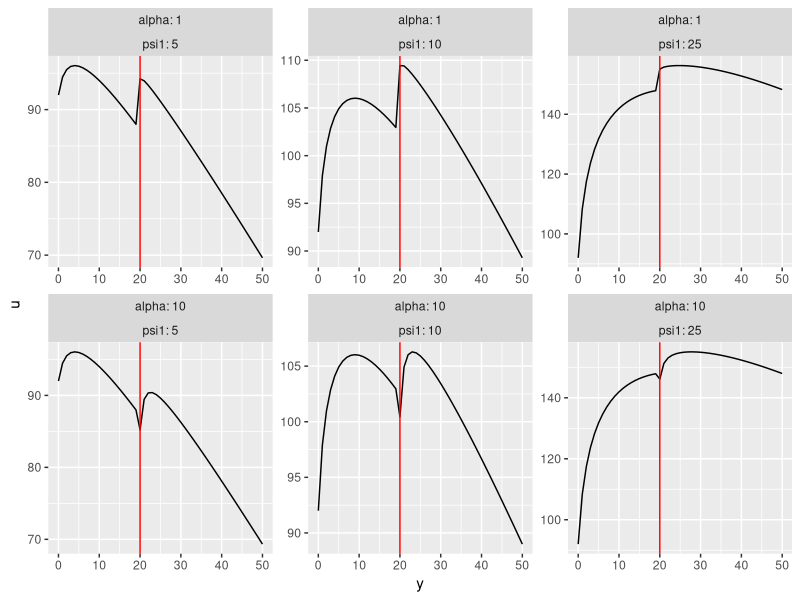
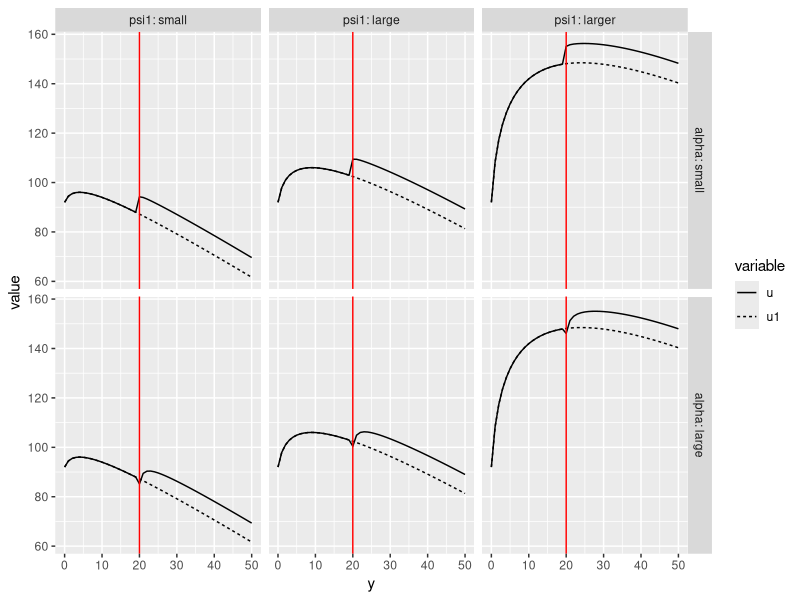

Reproduce these figures in R, in order.
# Plot utility function 

# Model: 
# U1 = psi_1*log(y+1) + psi_0 (I - y - c_f)
# s.t. y>= 0, I-y >= 0

# U2 = psi_1*log(y+1) + psi_0 (I - y) - c_ship(y)
# s.t. y>= 0, I-y-c_ship(y) >= 0
# and c_ship(y) = c_f if y<MO and c_ship(y) = 0 if y >= MO

# U3 = U2 - c_search(y)
# c_search(y) = 0 if y<MO and alpha_s/(y-MO+1) if y>= MO

library(ggplot2)
library(reshape2)

# Utility functions
u1 <- function(psi0, psi1, y){
	psi1*log(y+1) + psi0*(I-y-cf)
}

u2 <- function(psi0, psi1, alpha, y){
	psi1*log(y+1) + psi0*(I-y) - c.search(alpha, y)
}

c.search <- function(alpha, y){
	alpha/(y - MO + 1)
}

u3 	<- function(psi0, psi1, alpha, y){
	psi1*log(y+1) + psi0*(I-y - 1*(y<MO)*cf) - 1*(y>=MO)*c.search(alpha, y)
}

# Set parameters 
psi0	<- 1
psi1	<- c(5, 10, 25)
alpha	<- c(1, 10)
I 		<- 100					
MO		<- 20
y		<- seq(0, 50, 1)
cf		<- 8

# Calculate utlity along y for each set of parameters
ggtmp	<- data.frame(expand.grid(y, alpha, psi1))
names(ggtmp)	<- c("y","alpha", "psi1")
ggtmp$u1	<- sapply(1:nrow(ggtmp), function(i) u1(psi0, ggtmp[i,"psi1"], ggtmp[i,"y"]))
ggtmp$u2	<- sapply(1:nrow(ggtmp), function(i) u2(psi0, ggtmp[i,"psi1"], ggtmp[i,"alpha"],ggtmp[i,"y"]))
ggtmp$u		<- with(ggtmp, ifelse(y >= MO, u2, u1))
ggtmp1		<- melt(ggtmp[,c("y", "alpha", "psi1","u1","u")], id.vars = c("y", "alpha", "psi1"))
ggtmp1$variable	<- factor(ggtmp1$variable, levels = c("u", "u1"))
ggtmp1$psi1	<- factor(ggtmp1$psi1, levels = psi1, labels = c("small", "large", "larger"))
ggtmp1$alpha<- factor(ggtmp1$alpha, levels = alpha, labels = c("small", "large"))

# Plot the utility function 
ggplot(ggtmp, aes(y, u)) + geom_line() + 
		geom_vline(xintercept = MO, col = "red") + 
		facet_wrap(alpha ~ psi1, labeller = label_both, scale = "free")

# Plot the (discontinuous) utiity function and (continuous) u1
ggplot(ggtmp1, aes(y, value, linetype = variable)) + geom_line() + 
		geom_vline(xintercept = MO, col = "red") + 
		facet_grid(alpha ~ psi1, labeller = label_both)

		

		